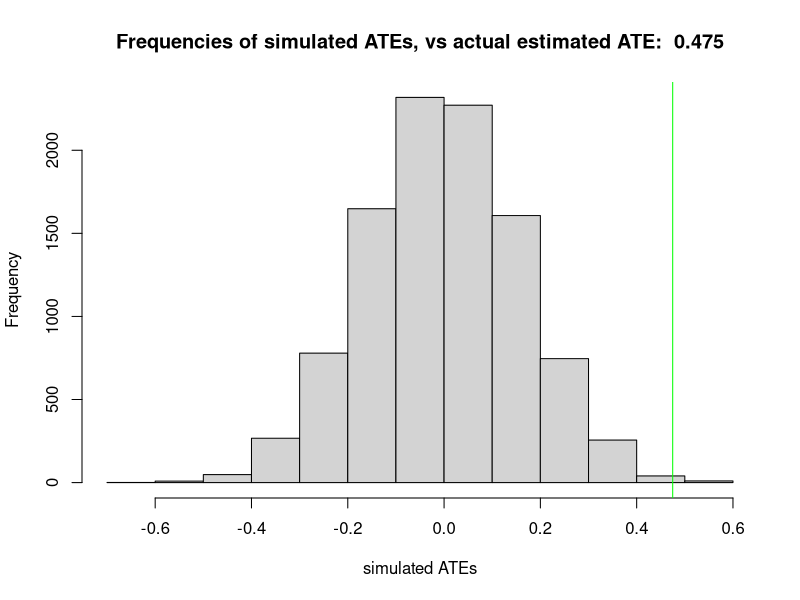
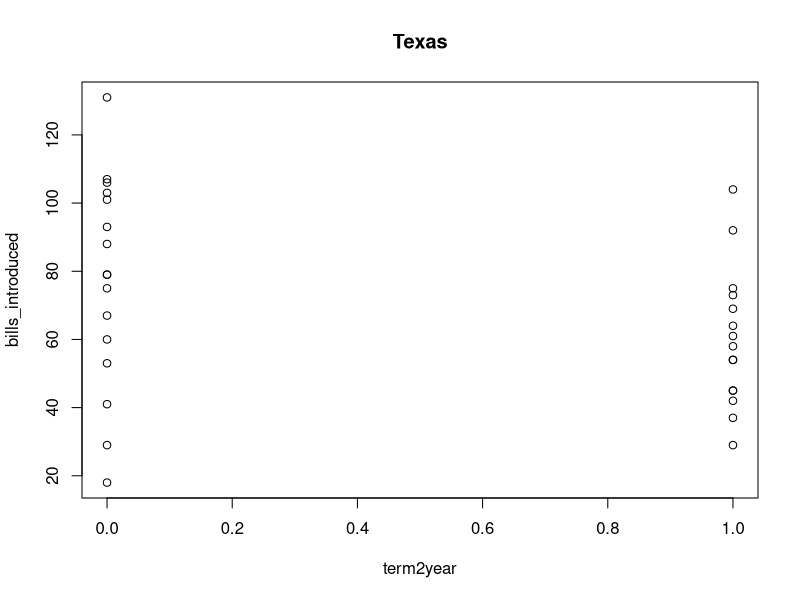
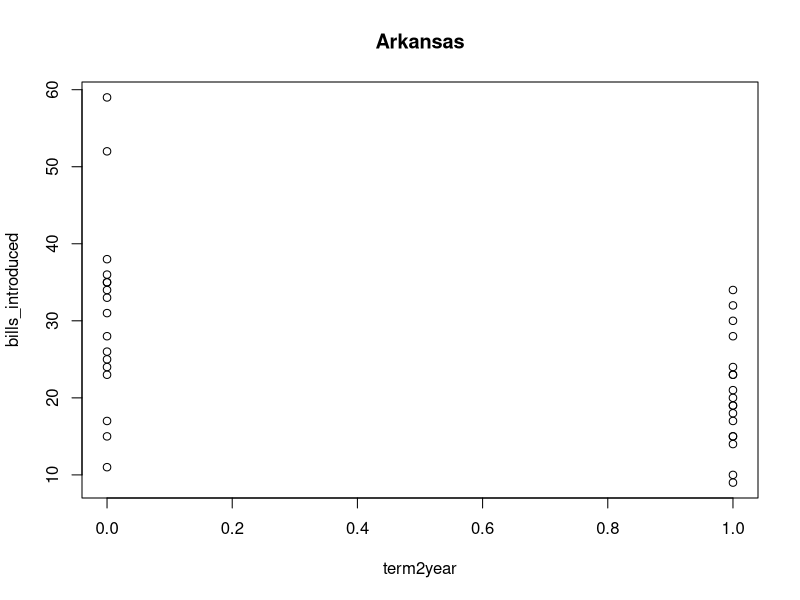

These figures' R source, in order:
## ---- chunk 1
library(data.table)
q1.d3.6 <- data.table( read.csv("./data/Clingingsmith.2009.csv") )
# head(q1.d3.6)
# summary(q1.d3.6)
# str(q1.d3.6)

# sanity check on ate from the data
# q1.poc <- q1.d3.6[success==0,mean(views)]
# q1.pot <- q1.d3.6[success==1,mean(views)]
# q1.ate <- q1.pot - q1.poc
q1.m1 <- q1.d3.6[,lm(views ~ success)]
# ate is a view improvement of roughly 0.475
q1.ate <- q1.m1$coefficients[2]

## ---- chunk 2
# conducting 1 simulated random assignment under the sharp null hypothesis (e.g. matters not if person won visa, their view would not have changed)
# so we flip a fair coin for each person in population, 1 = won visa (treatment), 0 = did not win visa (control)
# ... and we don't change the views, because we are assuming that assignment to win or not win a visa would not have changed it at all

# set.seed(87542)
# q1.d3.6 <- q1.d3.6[, success.q1.a := replicate(nrow(q1.d3.6), rbinom(1,1,0.5))]
# q1.m2 <- q1.d3.6[,lm(views ~ success.q1.a)]
# q1.ate.q1.a <- q1.m2$coefficients[2]


# to conduct 10,000 simulated random assignments under the sharp null hypothesis, just need to create a simulate study function and call it 10,000 times
# then get a distribution of ATEs
set.seed(87542)
q1.sim.study <- function() {
    q1.d3.6 <- q1.d3.6[, success.q1.a := replicate(nrow(q1.d3.6), rbinom(1,1,0.5))]
    q1.m2 <- q1.d3.6[,lm(views ~ success.q1.a)]
    q1.ate.q1.a <- q1.m2$coefficients[2]
    return(q1.ate.q1.a)
}
q1.sim.results <- replicate(10000, q1.sim.study())
hist(q1.sim.results, xlab="simulated ATEs", main=paste("Frequencies of simulated ATEs, vs actual estimated ATE: ",round(q1.ate,3)))
abline(v=q1.ate,col="green")
## ---- chunk 3
data.table(q1.sim.results)[,sim.ate.as.large.as.actual.ate:=(q1.sim.results >= q1.ate)][,.N,by=sim.ate.as.large.as.actual.ate]
## ---- chunk 4
# # find the t statistic, given our distribution of simulated ATEs, vs the actual estimated ATE
# q1.t <- (mean(q1.sim.results)-q1.ate) / ( sd(q1.sim.results)/sqrt(length(q1.sim.results)) )
# # find the one-tailed p-value, the chances that our t statistic is less than the estimated ATE
# pt(-abs(q1.t),df=length(q1.sim.results)-1)

# find the one-tailed p-value
# pt(q=mean(q1.sim.results), n=length(q1.sim.results), df=length(q1.sim.results)-1, lower.tail=TRUE)


mean(q1.sim.results > q1.ate)
## ---- chunk 5
data.table(q1.sim.results)[,sim.ate.abs.as.large.as.actual.ate:=(abs(q1.sim.results) >= abs(q1.ate))][,.N,by=sim.ate.abs.as.large.as.actual.ate]
## ---- chunk 6
# # find the two-tailed p-value
# 2 * pt(q=mean(q1.sim.results), n=length(q1.sim.results), df=length(q1.sim.results)-1, lower.tail=TRUE)

mean(abs(q1.sim.results) > abs(q1.ate))
# or
mean(q1.sim.results > q1.ate) * 2
## ---- chunk 7
library(foreign)
q2.d3.8 <- data.table(read.dta("./data/Titiunik.2010.dta"))
# head(q2.d3.8)
# summary(q2.d3.8)
# str(q2.d3.8)
# hist(q2.d3.8$term2year)
# hist(q2.d3.8$bills_introduced)
# hist(q2.d3.8$texas0_arkansas1)
q2.d3.8[texas0_arkansas1==0,plot(bills_introduced ~ term2year,main="Texas")]
q2.d3.8[texas0_arkansas1==1,plot(bills_introduced ~ term2year,main="Arkansas")]
## ---- chunk 8
# use OLS regression to estimate the effect on number of bills introduced, by the 2-year term, and the blocking variable texas-vs-arkansas
q2.m1 <- q2.d3.8[,lm(bills_introduced ~ term2year + texas0_arkansas1)]
(q2.m1)
q2.ate.2y.texas <- q2.m1$coefficients[2]
q2.ate.2y.arkansas <- q2.m1$coefficients[2] + q2.m1$coefficients[3]
## ---- chunk 9

## ---- chunk 10

## ---- chunk 11

## ---- chunk 12

## ---- chunk 13
## load data 
d <- read.csv("./data/ggChapter3.csv")
## ---- chunk 14

## ---- chunk 15

## ---- chunk 16

## ---- chunk 17

## ---- chunk 18

## ---- chunk 19
d2 <- read.csv("./data/listData.csv")
head(d2)
## ---- chunk 20

## ---- chunk 21

## ---- chunk 22

## ---- chunk 23

## ---- chunk 24

## ---- chunk 25
